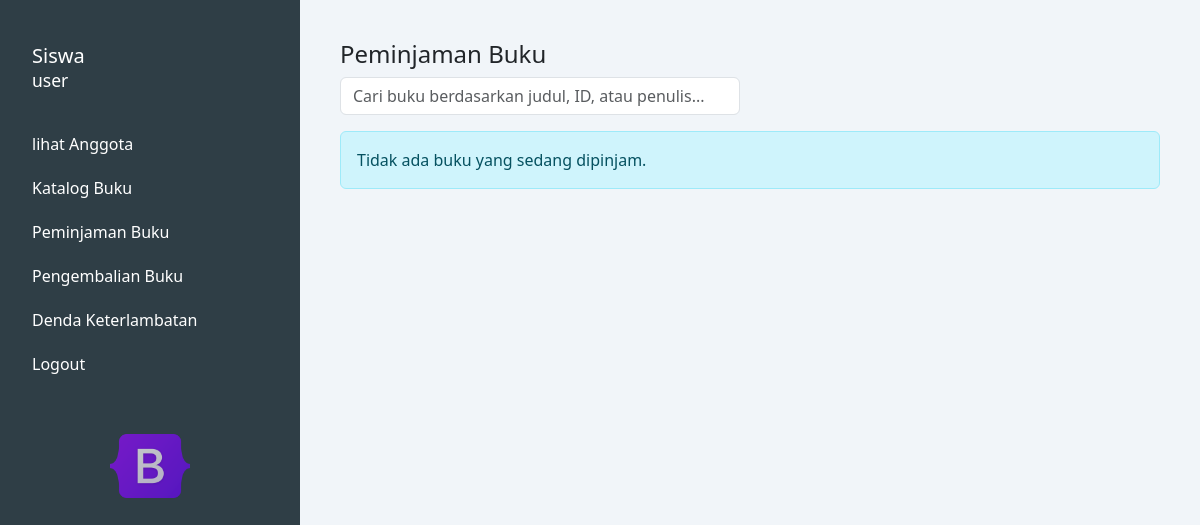
/peminjaman_buku.php, run on an earlier commit of the app's database.
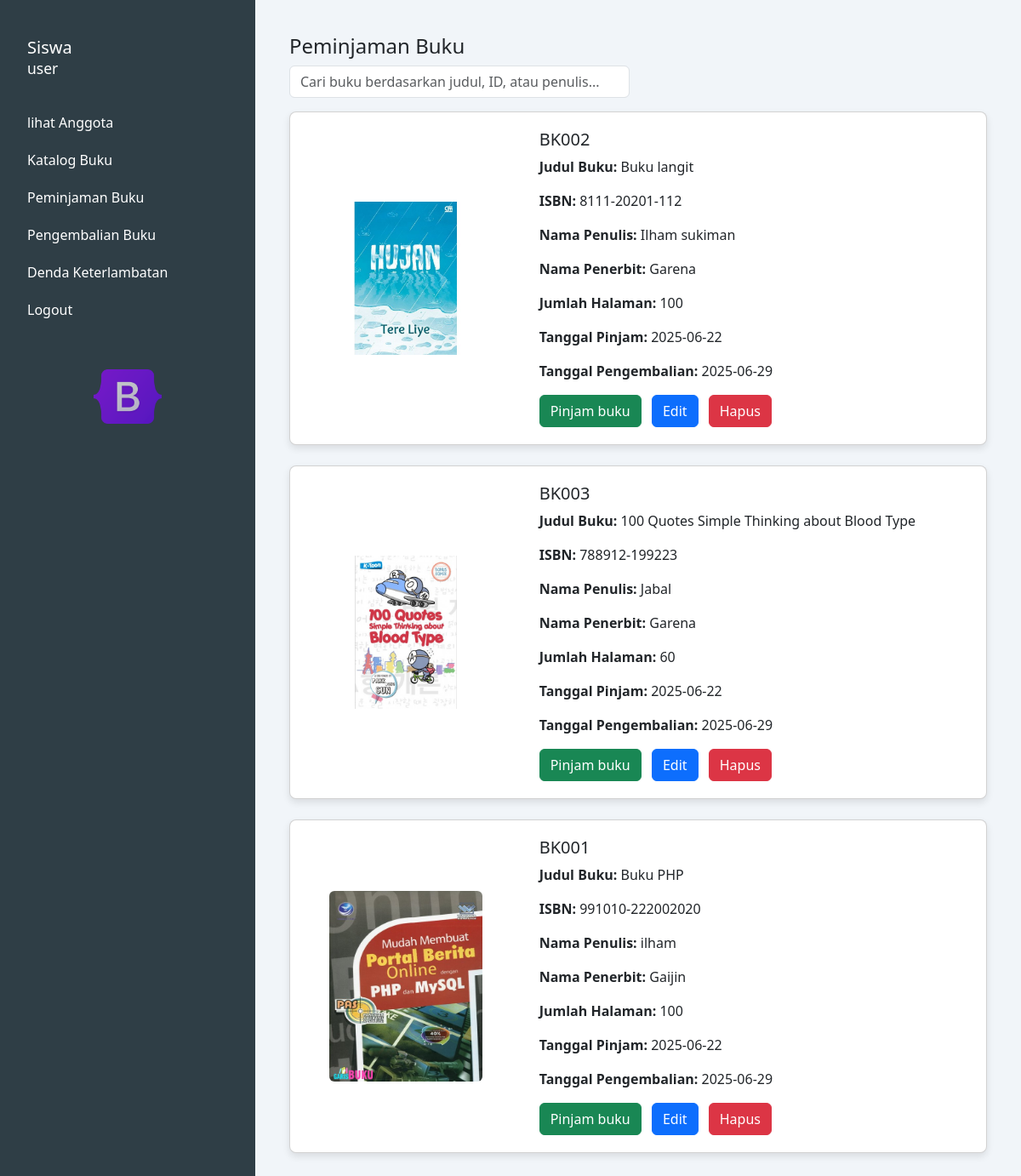
And on a later commit of the database.
### tables this page shows
CREATE TABLE `data_pinjam` (
  `id_buku` varchar(11) NOT NULL,
  `judul_buku` varchar(255) NOT NULL,
  `isbn` varchar(255) NOT NULL,
  `nama_penulis` varchar(255) NOT NULL,
  `nama_penerbit` varchar(255) NOT NULL,
  `jumlah_halaman` int(11) NOT NULL,
  `foto` longblob DEFAULT NULL,
  `tanggal_pinjam` date DEFAULT NULL,
  `tanggal_pengembalian` date DEFAULT NULL
);

### peminjaman_buku.php (the view, shortened to what this page needs)
<?php
$servername = "localhost";
$username = "root";
$password = "";
$dbname = "perpustakaan";
$conn = new mysqli($servername, $username, $password, $dbname);
$sql = "SELECT id_buku, judul_buku, isbn, nama_penulis, nama_penerbit, jumlah_halaman, foto, tanggal_pinjam, tanggal_pengembalian FROM data_pinjam";
$result = $conn->query($sql);
$books = [];
if ($result->num_rows > 0) {
    while($row = $result->fetch_assoc()) {
        $books[] = $row;
    }
}
?>
<!DOCTYPE html>
<html lang="en">
<head>
    <link href="https://cdn.jsdelivr.net/npm/bootstrap@5.3.0/dist/css/bootstrap.min.css" rel="stylesheet" />
</head>
<body>
    <div class="container-fluid">
        <div class="row">
            <nav class="col-md-3 d-none d-md-block sidebar min-vh-100 position-relative">
                <h5 class="pt-4">Siswa<br /><small>user</small></h5>
                <a href="lihat_anggota.php">lihat Anggota</a>
                <a href="katalog_buku.php">Katalog Buku</a>
                <a href="peminjaman_buku.php">Peminjaman Buku</a>
                <a href="pengembalian_buku.php">Pengembalian Buku</a>
                <a href="denda_keterlambatan.php">Denda Keterlambatan</a>
                <a href="logout.php">Logout</a>
                <div class="image-box text-center mt-5">
                    <img src="assets/Bootstrap_logo.png" alt="icon" />
                </div>
            </nav>
            <main class="col-md-9 col-12 main-content">
                <h4>Peminjaman Buku</h4>
                <div class="input-group mb-3">
                    <input type="text" id="searchInput" class="form-control form-control-md me-2" placeholder="Cari buku berdasarkan judul, ID, atau penulis..." style="max-width: 400px;" onkeyup="filterCards()" aria-label="Search Book" />
                </div>
                <div id="bookCardsContainer">
                    <?php if (!empty($books)): ?>
                        <?php foreach ($books as $book): ?>
                            <div class="card mb-4 book-card">
                                <div class="row g-0">
                                    <div class="col-md-4">
                                        <img src="<?php echo htmlspecialchars($book['foto']); ?>" class="img-fluid rounded-start" alt="Book Cover">
                                    </div>
                                    <div class="col-md-8">
                                        <div class="card-body">
                                            <h5 class="card-title book-id"><?php echo htmlspecialchars($book['id_buku']); ?></h5>
                                            <p class="card-text book-title"><strong>Judul Buku:</strong> <?php echo htmlspecialchars($book['judul_buku']); ?></p>
                                            <p class="card-text"><strong>ISBN:</strong> <?php echo htmlspecialchars($book['isbn']); ?></p>
                                            <p class="card-text book-author"><strong>Nama Penulis:</strong> <?php echo htmlspecialchars($book['nama_penulis']); ?></p>
                                            <p class="card-text"><strong>Nama Penerbit:</strong> <?php echo htmlspecialchars($book['nama_penerbit']); ?></p>
                                            <p class="card-text"><strong>Jumlah Halaman:</strong> <?php echo htmlspecialchars($book['jumlah_halaman']); ?></p>
                                            <p class="card-text"><strong>Tanggal Pinjam:</strong> <?php echo htmlspecialchars($book['tanggal_pinjam'] ?? ''); ?></p>
                                            <p class="card-text"><strong>Tanggal Pengembalian:</strong> <?php echo htmlspecialchars($book['tanggal_pengembalian'] ?? ''); ?></p>
                                            <button type="button" class="btn btn-success me-2" data-bs-toggle="modal" data-bs-target="#borrowBookModal"
                                                     onclick="showBorrowModal('<?php echo htmlspecialchars($book['id_buku']); ?>', '<?php echo htmlspecialchars($book['judul_buku']); ?>', '<?php echo htmlspecialchars($book['isbn']); ?>', '<?php echo htmlspecialchars($book['nama_penulis']); ?>', '<?php echo htmlspecialchars($book['nama_penerbit']); ?>', <?php echo htmlspecialchars($book['jumlah_halaman']); ?>, '<?php echo htmlspecialchars($book['foto']); ?>')">Pinjam buku</button>
                                            <button type="button" class="btn btn-primary me-2" data-bs-toggle="modal" data-bs-target="#editBookModal"
                                                     onclick='showEditModal(<?php echo json_encode($book); ?>)'>Edit</button>
                                            <button type="button" class="btn btn-danger" data-bs-toggle="modal" data-bs-target="#deleteConfirmModal"
                                                     onclick="setDeleteBookId('<?php echo htmlspecialchars($book['id_buku']); ?>')">Hapus</button>
                                        </div>
                                    </div>
                                </div>
                            </div>
                        <?php endforeach; ?>
                    <?php else: ?>
                        <div class="alert alert-info" role="alert">
                            Tidak ada buku yang sedang dipinjam.
                        </div>
                    <?php endif; ?>
                </div>
            </main>
        </div>
    </div>
</body>
</html>

### peminjaman_buku.php (style rules this page uses)
body { background-color: #f1f5f9; margin: 0; }
.sidebar { background-color: #2f3e46; color: white; padding-top: 20px; }
.sidebar h5 { margin-left: 20px; margin-bottom: 30px; }
.sidebar a { display: block; color: white; padding: 10px 20px; text-decoration: none; transition: background-color 0.3s ease; }
.image-box img { width: 80px; opacity: 0.7; }
.main-content { padding: 40px; }
.book-card { box-shadow: 0 4px 8px rgba(0,0,0,0.1); border-radius: 8px; }
.book-card .col-md-4 { display: flex; align-items: center; justify-content: center; padding: 15px; }
.book-card img { width: 100%; max-width: 180px; height: auto; object-fit: contain; border-radius: var(--bs-border-radius); }
.book-card .card-body { padding: 20px; }

What changed in the data, as far as the page shows it:
added data_pinjam: foto (picture), id_buku "BK002", judul_buku "Buku langit", isbn "8111-20201-112", nama_penulis "Ilham sukiman", nama_penerbit "Garena", jumlah_halaman "100", tanggal_pinjam "2025-06-22", tanggal_pengembalian "2025-06-29"
added data_pinjam: foto (picture), id_buku "BK003", judul_buku "100 Quotes Simple Thinking about Blood Type", isbn "788912-199223", nama_penulis "Jabal", nama_penerbit "Garena", jumlah_halaman "60", tanggal_pinjam "2025-06-22", tanggal_pengembalian "2025-06-29"
added data_pinjam: foto (picture), id_buku "BK001", judul_buku "Buku PHP", isbn "991010-222002020", nama_penulis "ilham", nama_penerbit "Gaijin", jumlah_halaman "100", tanggal_pinjam "2025-06-22", tanggal_pengembalian "2025-06-29"
Also different on the page:
text no longer shown: "Tidak ada buku yang sedang dipinjam."
